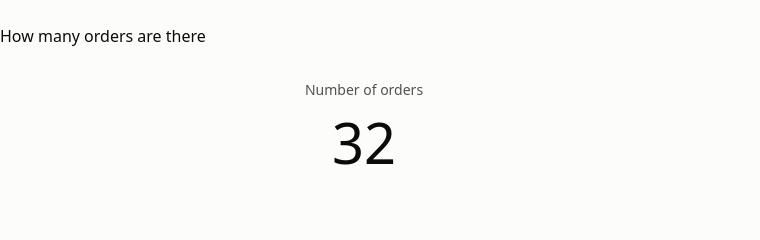
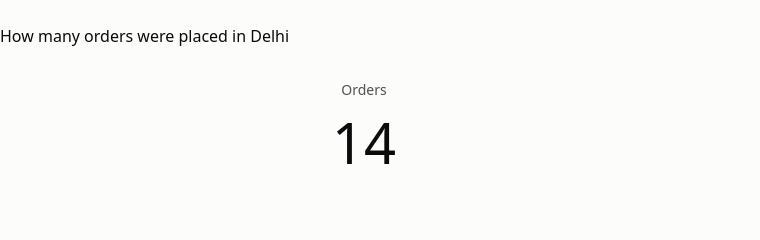
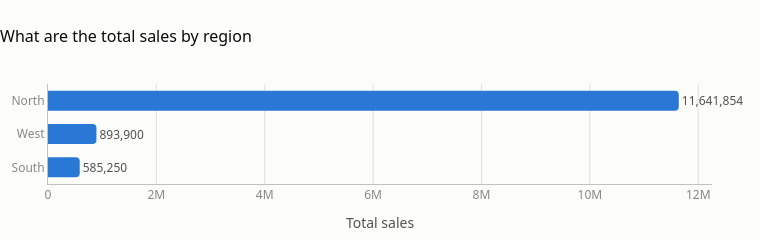
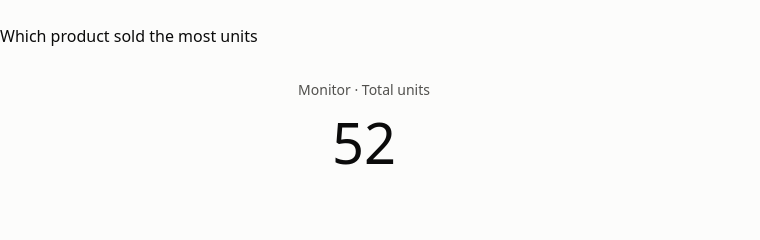

Notebook code for these charts, in order:
### Code cell
# A few of the charts (all of them are in charts/gallery.html).
for answer in presented:
    if answer["spec"]["type"] in {"bar", "line", "stat"}:
        print(answer["summary"]["summary"])
        for caveat in answer["caveats"]:
            print("  Note:", caveat)
        answer["figure"].show()

### Figure 1 — Plotly figure (JSON) as saved in the notebook; plotly's stock layout.template omitted (floating-point values rounded to 4 significant figures)
{"data": [{"mode": "number", "number": {"font": {"color": "#0b0b0b", "size": 56}, "valueformat": ",.2~f"}, "title": {"font": {"color": "#52514e", "size": 14}, "text": "Number of orders"}, "type": "indicator", "value": 32.0}], "layout": {"barcornerradius": 4, "font": {"color": "#52514e", "family": "system-ui, -apple-system, \"Segoe UI\", sans-serif", "size": 12}, "height": 220, "hoverlabel": {"bgcolor": "#fcfcfb", "bordercolor": "#c3c2b7", "font": {"color": "#0b0b0b", "family": "system-ui, -apple-system, \"Segoe UI\", sans-serif"}}, "legend": {"font": {"color": "#52514e"}, "orientation": "h", "x": 0, "y": 1.02, "yanchor": "bottom"}, "margin": {"b": 40, "l": 16, "r": 48, "t": 84}, "paper_bgcolor": "#fcfcfb", "plot_bgcolor": "#fcfcfb", "title": {"font": {"color": "#0b0b0b", "size": 16}, "text": "How many orders are there", "x": 0, "xanchor": "left"}, "width": 760, "xaxis": {"automargin": true, "gridcolor": "#e1e0d9", "gridwidth": 1, "linecolor": "#c3c2b7", "tickfont": {"color": "#898781"}, "title": {"font": {"color": "#52514e"}}, "zeroline": false}, "yaxis": {"automargin": true, "gridcolor": "#e1e0d9", "gridwidth": 1, "linecolor": "#c3c2b7", "tickfont": {"color": "#898781"}, "title": {"font": {"color": "#52514e"}}, "zeroline": false}}}

### Figure 2 — Plotly figure (JSON) as saved in the notebook; plotly's stock layout.template omitted (floating-point values rounded to 4 significant figures)
{"data": [{"mode": "number", "number": {"font": {"color": "#0b0b0b", "size": 56}, "valueformat": ",.2~f"}, "title": {"font": {"color": "#52514e", "size": 14}, "text": "Orders"}, "type": "indicator", "value": 14.0}], "layout": {"barcornerradius": 4, "font": {"color": "#52514e", "family": "system-ui, -apple-system, \"Segoe UI\", sans-serif", "size": 12}, "height": 220, "hoverlabel": {"bgcolor": "#fcfcfb", "bordercolor": "#c3c2b7", "font": {"color": "#0b0b0b", "family": "system-ui, -apple-system, \"Segoe UI\", sans-serif"}}, "legend": {"font": {"color": "#52514e"}, "orientation": "h", "x": 0, "y": 1.02, "yanchor": "bottom"}, "margin": {"b": 40, "l": 16, "r": 48, "t": 84}, "paper_bgcolor": "#fcfcfb", "plot_bgcolor": "#fcfcfb", "title": {"font": {"color": "#0b0b0b", "size": 16}, "text": "How many orders were placed in Delhi", "x": 0, "xanchor": "left"}, "width": 760, "xaxis": {"automargin": true, "gridcolor": "#e1e0d9", "gridwidth": 1, "linecolor": "#c3c2b7", "tickfont": {"color": "#898781"}, "title": {"font": {"color": "#52514e"}}, "zeroline": false}, "yaxis": {"automargin": true, "gridcolor": "#e1e0d9", "gridwidth": 1, "linecolor": "#c3c2b7", "tickfont": {"color": "#898781"}, "title": {"font": {"color": "#52514e"}}, "zeroline": false}}}

### Figure 3 — Plotly figure (JSON) as saved in the notebook; plotly's stock layout.template omitted (floating-point values rounded to 4 significant figures)
{"data": [{"cliponaxis": false, "hovertemplate": "%{y}: %{x:,}<extra></extra>", "marker": {"color": "#2a78d6", "line": {"width": 0}}, "orientation": "h", "text": ["11,641,854", "893,900", "585,250"], "textfont": {"color": "#52514e"}, "textposition": "outside", "type": "bar", "x": [11641854, 893900, 585250], "y": ["North", "West", "South"]}], "layout": {"barcornerradius": 4, "bargap": 0.4, "font": {"color": "#52514e", "family": "system-ui, -apple-system, \"Segoe UI\", sans-serif", "size": 12}, "height": 218, "hoverlabel": {"bgcolor": "#fcfcfb", "bordercolor": "#c3c2b7", "font": {"color": "#0b0b0b", "family": "system-ui, -apple-system, \"Segoe UI\", sans-serif"}}, "legend": {"font": {"color": "#52514e"}, "orientation": "h", "x": 0, "y": 1.02, "yanchor": "bottom"}, "margin": {"b": 40, "l": 16, "r": 48, "t": 84}, "paper_bgcolor": "#fcfcfb", "plot_bgcolor": "#fcfcfb", "title": {"font": {"color": "#0b0b0b", "size": 16}, "text": "What are the total sales by region", "x": 0, "xanchor": "left"}, "width": 760, "xaxis": {"automargin": true, "gridcolor": "#e1e0d9", "gridwidth": 1, "linecolor": "#c3c2b7", "tickfont": {"color": "#898781"}, "tickformat": "~s", "title": {"font": {"color": "#52514e"}, "text": "Total sales"}, "zeroline": false}, "yaxis": {"automargin": true, "autorange": "reversed", "gridcolor": "#e1e0d9", "gridwidth": 1, "linecolor": "#c3c2b7", "showgrid": false, "tickfont": {"color": "#898781"}, "title": {"font": {"color": "#52514e"}}, "zeroline": false}}}

### Figure 4 — Plotly figure (JSON) as saved in the notebook; plotly's stock layout.template omitted (floating-point values rounded to 4 significant figures)
{"data": [{"mode": "number", "number": {"font": {"color": "#0b0b0b", "size": 56}, "valueformat": ",.2~f"}, "title": {"font": {"color": "#52514e", "size": 14}, "text": "Monitor · Total units"}, "type": "indicator", "value": 52.0}], "layout": {"barcornerradius": 4, "font": {"color": "#52514e", "family": "system-ui, -apple-system, \"Segoe UI\", sans-serif", "size": 12}, "height": 220, "hoverlabel": {"bgcolor": "#fcfcfb", "bordercolor": "#c3c2b7", "font": {"color": "#0b0b0b", "family": "system-ui, -apple-system, \"Segoe UI\", sans-serif"}}, "legend": {"font": {"color": "#52514e"}, "orientation": "h", "x": 0, "y": 1.02, "yanchor": "bottom"}, "margin": {"b": 40, "l": 16, "r": 48, "t": 84}, "paper_bgcolor": "#fcfcfb", "plot_bgcolor": "#fcfcfb", "title": {"font": {"color": "#0b0b0b", "size": 16}, "text": "Which product sold the most units", "x": 0, "xanchor": "left"}, "width": 760, "xaxis": {"automargin": true, "gridcolor": "#e1e0d9", "gridwidth": 1, "linecolor": "#c3c2b7", "tickfont": {"color": "#898781"}, "title": {"font": {"color": "#52514e"}}, "zeroline": false}, "yaxis": {"automargin": true, "gridcolor": "#e1e0d9", "gridwidth": 1, "linecolor": "#c3c2b7", "tickfont": {"color": "#898781"}, "title": {"font": {"color": "#52514e"}}, "zeroline": false}}}
